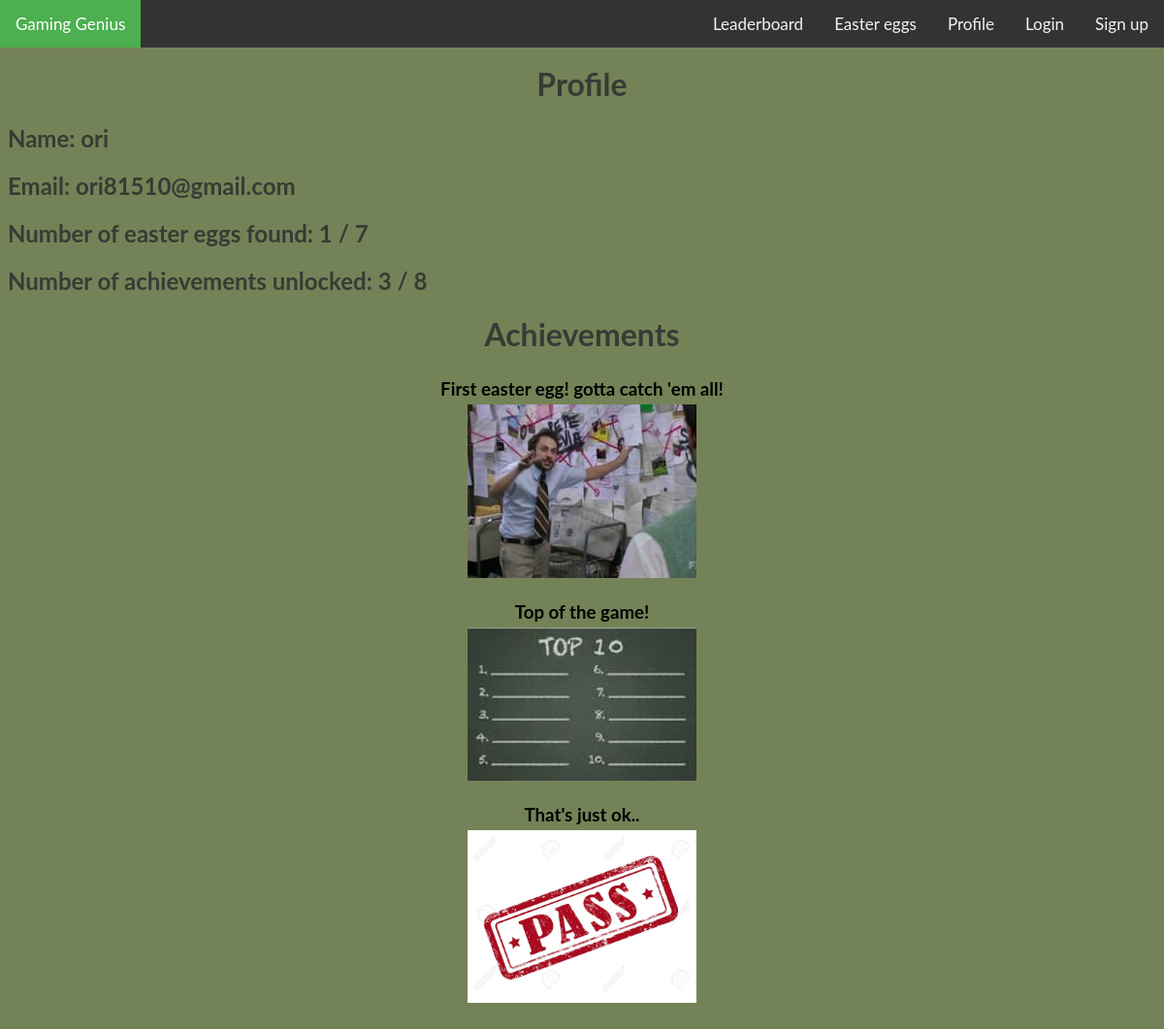
The page /profile (signed in) on the database as committed earlier.
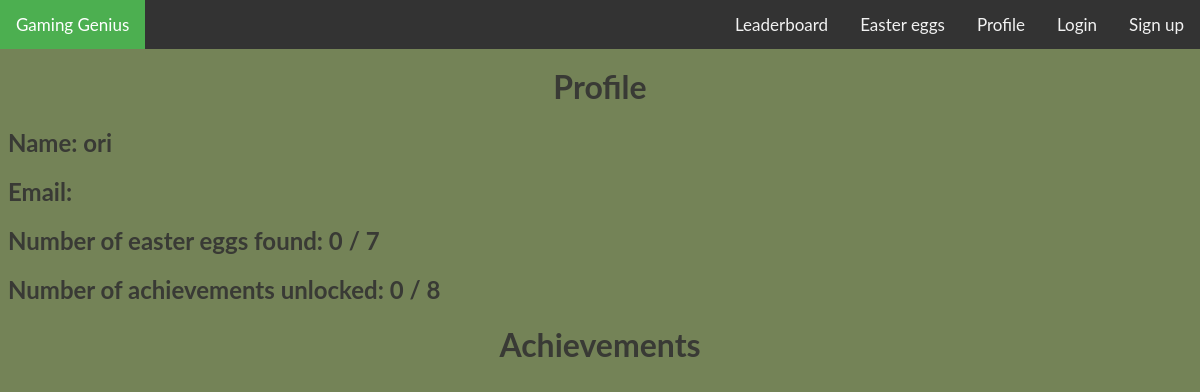
The same page on the database as committed later.
### models.py (models this page shows)
class BaseModel(Model):
    class Meta:
        database = database

class Users(BaseModel):
    email = TextField()
    password = TextField()
    username = TextField()
    class Meta:
        table_name = 'users'

class Achievements(BaseModel):
    achievement_name = TextField()
    uri = TextField()
    class Meta:
        table_name = 'achievements'

### app.py (the view)
@app.route('/profile')
def show_profile():
    user_dict = {}
    user_dict['username'] = '-'
    user_dict['email'] = '-'
    user_dict['num_easter_eggs'] = '-'
    user_dict['num_achievements'] = '-'
    user_dict['Achievements'] = []
    if 'user' in session:
        name = session['user']
        user_id = get_user_id(name)
        user = Users.get_by_id(user_id)
        user_dict = model_to_dict(user)
        user_dict['num_easter_eggs'] = get_num_easter_eggs(user_id)
        user_dict['num_achievements'] = get_num_achievements(user_id)
        user_dict['Achievements'] = get_achievements(user_id)
    return render_template('profile.j2', user_dict=user_dict)

### app.py (called while the page is built)
def get_user_id(name):
    return Users.select(Users.id).where(Users.username == name).get()

def get_num_easter_eggs(user_id):
    return UserEasterEggs.select().where(UserEasterEggs.user_id == user_id).count()

def get_num_achievements(user_id):
    return UserAchievements.select().where(UserAchievements.user_id == user_id).count()

def get_achievements(user_id):
    achievements = []
    results = UserAchievements.select().where(UserAchievements.user_id == user_id)
    lst = [result.achievement_id for result in results]
    for achievement in lst:
        achievement_name = achievement.achievement_name
        uri = achievement.uri
        achievements.append((achievement_name, uri))
    return (achievements)

@app.before_request
def before_request():
    database.connect()

### templates/profile.j2
{% extends "base.j2" %}
{% block head %}
<link rel="stylesheet" href="../static/profile.css" />
{% endblock %}
{% block content %}
<div class="profile">
    <h1>Profile</h1>
    <h2 id="name">Name: {{user_dict.username}}</h2>
    <h2 id="email">Email: {{user_dict.email}}</h2>
    <h2 id="num_easter_eggs">Number of easter eggs found: {{user_dict.num_easter_eggs}} / 7</h2>
    <h2 id="num_achievements">Number of achievements unlocked: {{user_dict.num_achievements}} / 8</h2>
</div>
<div class="achievements_div">
    <h1>Achievements</h1>
    {% for achievement in user_dict.Achievements %}
    <div class="achievement">
        <h3>{{achievement[0]}}</h3>
        <img class="achievement_images" src="{{ achievement[1] }}" />
        <br>
    </div>
    {% endfor %}
</div>
{% endblock %}

Rows that differ between the two databases and show on the page:
no longer on this page (row unchanged): Achievements: achievement_name "First easter egg! gotta catch 'em all!", uri (picture)
no longer on this page (row unchanged): Achievements: achievement_name "Top of the game!", uri (picture)
no longer on this page (row unchanged): Achievements: achievement_name "That's just ok..", uri (picture)
changed Users "ori": email "ori81510@gmail.com" → (not shown)
Other text that changed with them:
{{ user_dict.num_easter_eggs }}: "1" → "0"
{{ user_dict.num_achievements }}: "3" → "0"
